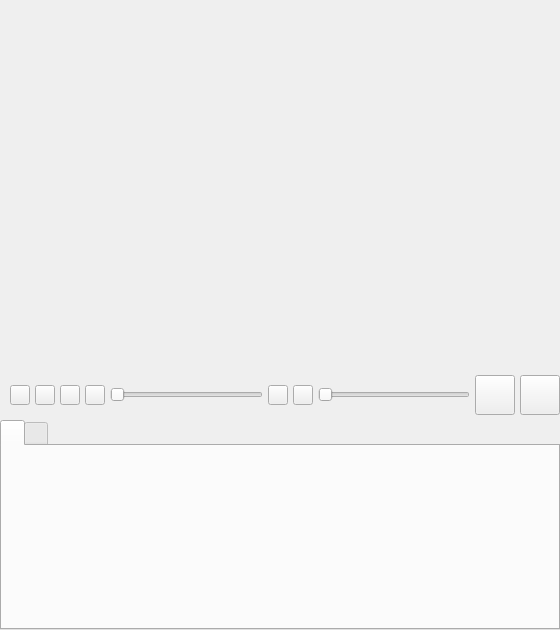
          <widget class="QWidget" name="widget_classroomRight" native="true">
           <property name="minimumSize">
            <size>
             <width>560</width>
             <height>0</height>
            </size>
           </property>
           <property name="maximumSize">
            <size>
             <width>560</width>
             <height>16777215</height>
            </size>
           </property>
           <property name="styleSheet">
            <string notr="true"/>
           </property>
           <layout class="QVBoxLayout" name="verticalLayout">
            <property name="spacing">
             <number>0</number>
            </property>
            <property name="leftMargin">
             <number>0</number>
            </property>
            <property name="topMargin">
             <number>0</number>
            </property>
            <property name="rightMargin">
             <number>0</number>
            </property>
            <property name="bottomMargin">
             <number>0</number>
            </property>
            <item>
             <widget class="QWidget" name="widget_teaVideo_bk" native="true">
              <property name="minimumSize">
               <size>
                <width>560</width>
                <height>420</height>
               </size>
              </property>
              <property name="maximumSize">
               <size>
                <width>16777215</width>
                <height>16777215</height>
               </size>
              </property>
              <widget class="QWidget" name="widget_teaVideoWnd_bk" native="true">
               <property name="geometry">
                <rect>
                 <x>0</x>
                 <y>0</y>
                 <width>560</width>
                 <height>420</height>
                </rect>
               </property>
               <layout class="QHBoxLayout" name="horizontalLayout_5">
                <property name="spacing">
                 <number>0</number>
                </property>
                <property name="leftMargin">
                 <number>0</number>
                </property>
                <property name="topMargin">
                 <number>0</number>
                </property>
                <property name="rightMargin">
                 <number>0</number>
                </property>
                <property name="bottomMargin">
                 <number>0</number>
                </property>
                <item>
                 <widget class="TeacherPublishVideoWnd" name="widget_teaPublishVideo" native="true"/>
                </item>
                <item>
                 <widget class="TeacherVideoWnd" name="widget_teaVideo" native="true"/>
                </item>
               </layout>
              </widget>
              <widget class="QWidget" name="widget_classroomVTool" native="true">
               <property name="geometry">
                <rect>
                 <x>0</x>
                 <y>370</y>
                 <width>560</width>
                 <height>50</height>
                </rect>
               </property>
               <property name="minimumSize">
                <size>
                 <width>0</width>
                 <height>50</height>
                </size>
               </property>
               <property name="maximumSize">
                <size>
                 <width>16777215</width>
                 <height>40</height>
                </size>
               </property>
               <layout class="QHBoxLayout" name="horizontalLayout_3">
                <property name="spacing">
                 <number>5</number>
                </property>
                <property name="leftMargin">
                 <number>10</number>
                </property>
                <property name="topMargin">
                 <number>0</number>
                </property>
                <property name="rightMargin">
                 <number>0</number>
                </property>
                <property name="bottomMargin">
                 <number>0</number>
                </property>
                <item>
                 <widget class="QPushButton" name="pushButton_cameraEnable">
                  <property name="sizePolicy">
                   <sizepolicy hsizetype="Fixed" vsizetype="Fixed">
                    <horstretch>0</horstretch>
                    <verstretch>0</verstretch>
                   </sizepolicy>
                  </property>
                  <property name="minimumSize">
                   <size>
                    <width>20</width>
                    <height>20</height>
                   </size>
                  </property>
                  <property name="maximumSize">
                   <size>
                    <width>20</width>
                    <height>20</height>
                   </size>
                  </property>
                  <property name="toolTip">
                   <string>closeCamera</string>
                  </property>
                  <property name="text">
                   <string/>
                  </property>
                 </widget>
                </item>
                <item>
                 <widget class="QPushButton" name="pushButton_cameraDisable">
                  <property name="sizePolicy">
                   <sizepolicy hsizetype="Fixed" vsizetype="Fixed">
                    <horstretch>0</horstretch>
                    <verstretch>0</verstretch>
                   </sizepolicy>
                  </property>
                  <property name="minimumSize">
                   <size>
                    <width>20</width>
                    <height>20</height>
                   </size>
                  </property>
                  <property name="maximumSize">
                   <size>
                    <width>20</width>
                    <height>20</height>
                   </size>
                  </property>
                  <property name="toolTip">
                   <string>openCamera</string>
                  </property>
                  <property name="text">
                   <string/>
                  </property>
                 </widget>
                </item>
                <item>
                 <widget class="QPushButton" name="pushButton_micEnable">
                  <property name="sizePolicy">
                   <sizepolicy hsizetype="Fixed" vsizetype="Fixed">
                    <horstretch>0</horstretch>
                    <verstretch>0</verstretch>
                   </sizepolicy>
                  </property>
                  <property name="minimumSize">
                   <size>
                    <width>20</width>
                    <height>20</height>
                   </size>
                  </property>
                  <property name="maximumSize">
                   <size>
                    <width>20</width>
                    <height>20</height>
                   </size>
                  </property>
                  <property name="toolTip">
                   <string>closeMicrophone</string>
                  </property>
                  <property name="text">
                   <string/>
                  </property>
                 </widget>
                </item>
                <item alignment="Qt::AlignVCenter">
                 <widget class="QPushButton" name="pushButton_micDisable">
                  <property name="sizePolicy">
                   <sizepolicy hsizetype="Fixed" vsizetype="Fixed">
                    <horstretch>0</horstretch>
                    <verstretch>0</verstretch>
                   </sizepolicy>
                  </property>
                  <property name="minimumSize">
                   <size>
                    <width>20</width>
                    <height>20</height>
                   </size>
                  </property>
                  <property name="maximumSize">
                   <size>
                    <width>20</width>
                    <height>20</height>
                   </size>
                  </property>
                  <property name="toolTip">
                   <string>openMicrophone</string>
                  </property>
                  <property name="text">
                   <string/>
                  </property>
                 </widget>
                </item>
                <item>
                 <widget class="QSlider" name="slider_micVolume">
                  <property name="minimumSize">
                   <size>
                    <width>120</width>
                    <height>0</height>
                   </size>
                  </property>
                  <property name="toolTip">
                   <string>micVolume</string>
                  </property>
                  <property name="orientation">
                   <enum>Qt::Horizontal</enum>
                  </property>
                 </widget>
                </item>
                <item>
                 <widget class="QPushButton" name="pushButton_spkEnable">
                  <property name="sizePolicy">
                   <sizepolicy hsizetype="Fixed" vsizetype="Fixed">
                    <horstretch>0</horstretch>
                    <verstretch>0</verstretch>
                   </sizepolicy>
                  </property>
                  <property name="minimumSize">
                   <size>
                    <width>20</width>
                    <height>20</height>
                   </size>
                  </property>
                  <property name="maximumSize">
                   <size>
                    <width>20</width>
                    <height>20</height>
                   </size>
                  </property>
                  <property name="toolTip">
                   <string>closeSpeaker</string>
                  </property>
                  <property name="text">
                   <string/>
                  </property>
                 </widget>
                </item>
                <item>
                 <widget class="QPushButton" name="pushButton_spkDisable">
                  <property name="sizePolicy">
                   <sizepolicy hsizetype="Fixed" vsizetype="Fixed">
                    <horstretch>0</horstretch>
                    <verstretch>0</verstretch>
                   </sizepolicy>
                  </property>
                  <property name="minimumSize">
                   <size>
                    <width>20</width>
                    <height>20</height>
                   </size>
                  </property>
                  <property name="maximumSize">
                   <size>
                    <width>20</width>
                    <height>20</height>
                   </size>
                  </property>
                  <property name="toolTip">
                   <string>openSpeaker</string>
                  </property>
                  <property name="text">
                   <string/>
                  </property>
                 </widget>
                </item>
                <item>
                 <widget class="QSlider" name="slider_spkVolume">
                  <property name="minimumSize">
                   <size>
                    <width>120</width>
                    <height>0</height>
                   </size>
                  </property>
                  <property name="toolTip">
                   <string>spkVolume</string>
                  </property>
                  <property name="orientation">
                   <enum>Qt::Horizontal</enum>
                  </property>
                 </widget>
                </item>
                <item>
                 <widget class="QToolButton" name="toolButton_chatClass">
                  <property name="minimumSize">
                   <size>
                    <width>40</width>
                    <height>40</height>
                   </size>
                  </property>
                  <property name="toolTip">
                   <string>showClassChat</string>
                  </property>
                  <property name="text">
                   <string/>
                  </property>
                 </widget>
                </item>
                <item>
                 <widget class="QToolButton" name="toolButton_userList">
                  <property name="minimumSize">
                   <size>
                    <width>40</width>
                    <height>40</height>
                   </size>
                  </property>
                  <property name="toolTip">
                   <string>showUserList</string>
                  </property>
                  <property name="text">
                   <string/>
                  </property>
                 </widget>
                </item>
               </layout>
              </widget>
             </widget>
            </item>
            <item>
             <widget class="QTabWidget" name="tabWidget_classroom">
              <property name="minimumSize">
               <size>
                <width>560</width>
                <height>210</height>
               </size>
              </property>
              <property name="maximumSize">
               <size>
                <width>560</width>
                <height>16777215</height>
               </size>
              </property>
              <property name="styleSheet">
               <string notr="true"/>
              </property>
              <property name="tabPosition">
               <enum>QTabWidget::North</enum>
              </property>
              <property name="tabShape">
               <enum>QTabWidget::Rounded</enum>
              </property>
              <property name="currentIndex">
               <number>0</number>
              </property>
              <property name="iconSize">
               <size>
                <width>40</width>
                <height>40</height>
               </size>
              </property>
              <property name="usesScrollButtons">
               <bool>true</bool>
              </property>
              <property name="tabBarAutoHide">
               <bool>false</bool>
              </property>
              <widget class="ChatWidget" name="tab_chatWiget">
               <property name="minimumSize">
                <size>
                 <width>340</width>
                 <height>0</height>
                </size>
               </property>
               <attribute name="title">
                <string/>
               </attribute>
              </widget>
              <widget class="UserListTabPage" name="tab_userList">
               <property name="minimumSize">
                <size>
                 <width>340</width>
                 <height>0</height>
                </size>
               </property>
               <attribute name="title">
                <string/>
               </attribute>
              </widget>
             </widget>
            </item>
           </layout>
          </widget>
